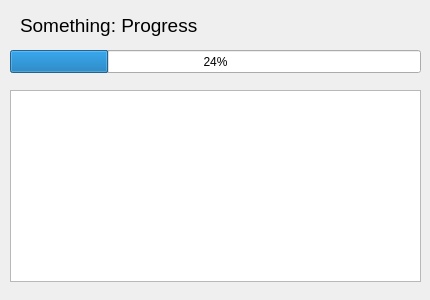
<?xml version="1.0" encoding="UTF-8"?>
<ui version="4.0">
 <class>Form</class>
 <widget class="QWidget" name="Form">
  <property name="geometry">
   <rect>
    <x>0</x>
    <y>0</y>
    <width>430</width>
    <height>300</height>
   </rect>
  </property>
  <property name="windowTitle">
   <string>Form</string>
  </property>
  <widget class="QTextBrowser" name="textBrowser">
   <property name="geometry">
    <rect>
     <x>10</x>
     <y>90</y>
     <width>411</width>
     <height>192</height>
    </rect>
   </property>
  </widget>
  <widget class="QProgressBar" name="progressBar">
   <property name="geometry">
    <rect>
     <x>10</x>
     <y>50</y>
     <width>411</width>
     <height>23</height>
    </rect>
   </property>
   <property name="value">
    <number>24</number>
   </property>
  </widget>
  <widget class="QLabel" name="label">
   <property name="geometry">
    <rect>
     <x>20</x>
     <y>10</y>
     <width>211</width>
     <height>31</height>
    </rect>
   </property>
   <property name="text">
    <string>&lt;html&gt;&lt;head/&gt;&lt;body&gt;&lt;p&gt;&lt;span style=&quot; font-size:14pt;&quot;&gt;Something: Progress&lt;/span&gt;&lt;/p&gt;&lt;/body&gt;&lt;/html&gt;</string>
   </property>
  </widget>
 </widget>
 <resources/>
 <connections/>
</ui>
